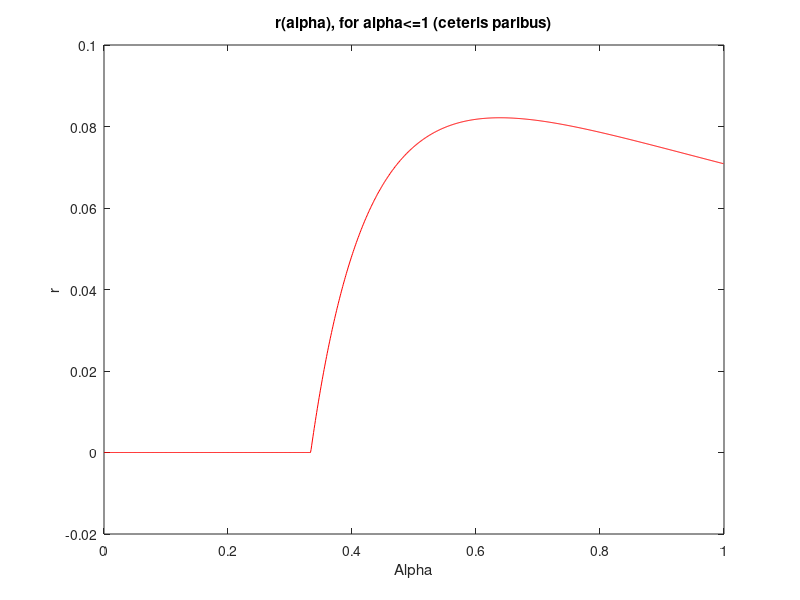
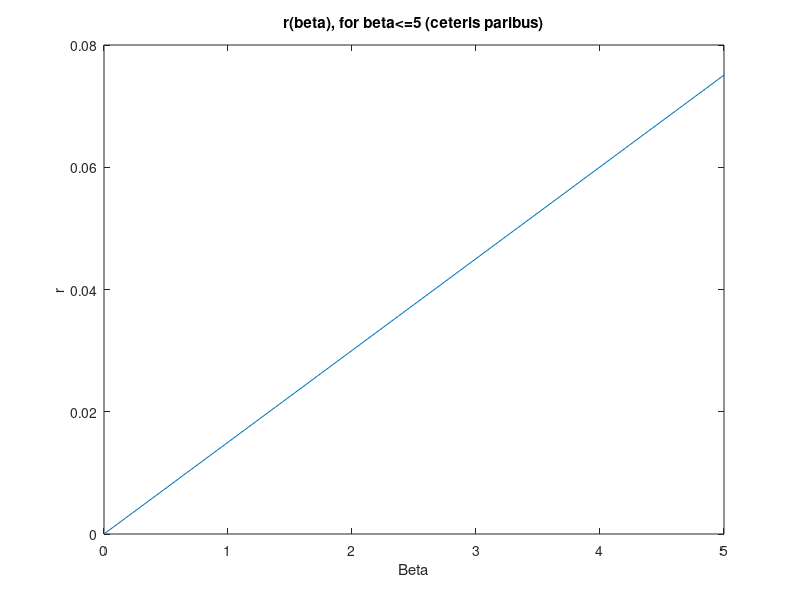
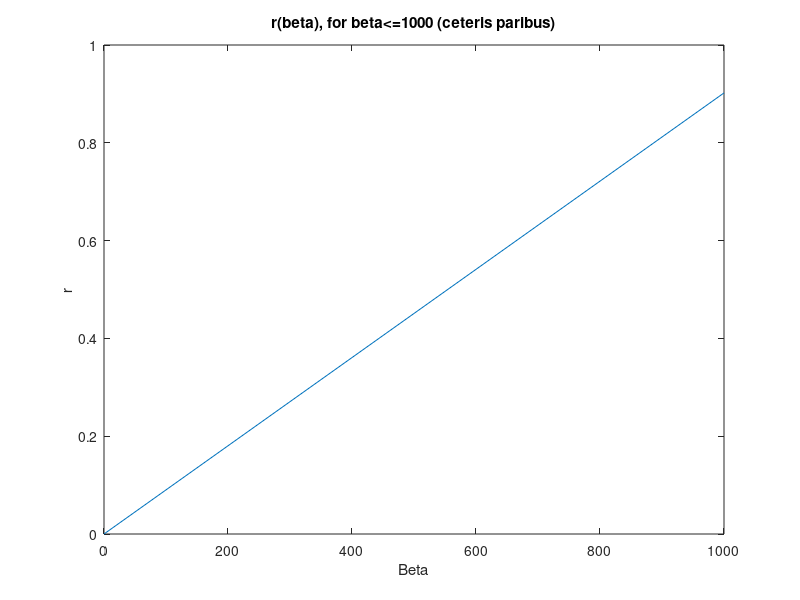

Write MATLAB code to recreate these figures, in order.
% Parameters
a=0.5;          % proportion of the claim payed by the insurance company
b=5;            % life insurance claim
o=0.2;          % safety coefficient of the company
xi=0.3;         % safety coefficient of the reinsurance company

%% Fixed claim in life insurence - we are only interest in the positive root
% r must be equal or lower than 1 because it is a coefficient
f=@(r) exp(a*b*r)-((1+o)-(1+xi)*(1-a))*b*r-1
adjcoe=fzero(f, [1e-3,1]);
fprintf('In this case, the only positive root of r is %g \n', adjcoe)
disp('--------------//--------------')

%%2.a  alpha<=xi
% Parameters
b2=5; o2=0.2; xi2=0.3; a2=0.29;
f2=@(r) exp(a2*b2*r)-((1+o2)-(1+xi2)*(1-a2))*b2.*r-1
adjcoe2=fzero(f2, [1e-16,1]);
fprintf('When alpha=0.29 (ceteris paribus), r is %g \n', adjcoe2)
disp('--------------//--------------')

%%2.b alpha>=xi
% Parameters
b3=5; o3=0.2; xi3=0.3; a3=0.32;
f3=@(r) exp(a3.*b3.*r)-((1+o3)-(1+xi3).*(1-a3)).*b3.*r-1
adjcoe3=fzero(f3, [1e-16,1]);
fprintf('When alpha=0.32 (ceteris paribus), r is %g \n', adjcoe3)

%%2.b alpha>=xi
% Parameters
b6=5; o6=0.2; xi6=0.3; a6=0.34;
f6=@(r) exp(a6.*b6.*r)-((1+o6)-(1+xi6).*(1-a6)).*b6.*r-1
adjcoe6=fzero(f6, [1e-3,1]);
fprintf('When alpha=0.34 (ceteris paribus), r is %g \n', adjcoe6)

%%2.c r(alpha)
% Parameters
b4=5; o4=0.2; xi4=0.3;i=1; a4=0;
while a4<=1
  f4=@(r) exp(a4.*b4.*r)-((1+o4)-(1+xi4).*(1-a4)).*b4.*r-1;
  y(i)=fsolve(f4,1);
  x(i)=a4;
  i=i+1;
  a4=a4+0.001;
end
% Plot r(alpha)
plot(x,y,'r')
xlabel('Alpha');
ylabel('r');
title('r(alpha), for alpha<=1 (ceteris paribus)');

%% Exploring the model - how beta influences r?
% Parameters
b5=0; o5=0.2; xi5=0.3;i2=1; a5=0.5;
while b5<=5
  f5=@(r) exp(a5.*b5.*r)-((1+o5)-(1+xi5).*(1-a5)).*b5.*r-1;
  m(i)=fsolve(f5,1);
  n(i)=b5;
  i2=i2+1;
  b5=b5+1;
end
% Plot r(beta)
figure(2)
plot(n,m)
xlabel('Beta');
ylabel('r');
title('r(beta), for beta<=5 (ceteris paribus)');

%% Exploring the model - how beta influences r? (high beta)
% Parameters
b7=0; o7=0.2; xi7=0.3;i7=1; a7=0.5;
while b7<=1000
  f7=@(r) exp(a7.*b7.*r)-((1+o7)-(1+xi7).*(1-a7)).*b7.*r-1;
  m(i)=fsolve(f7,1);
  n(i)=b7;
  i7=i7+1;
  b7=b7+1;
end
% Plot r(beta)
figure(3)
plot(n,m)
xlabel('Beta');
ylabel('r');
title('r(beta), for beta<=1000 (ceteris paribus)');